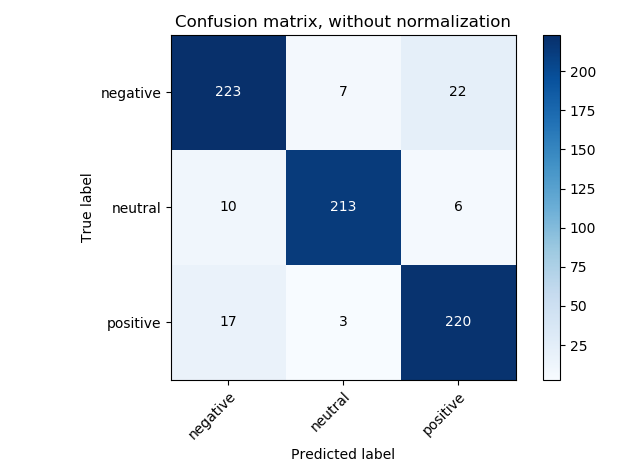

Source code (Python):
# Support Vector Machine (SVM)

# Importing the libraries
import numpy as np
import matplotlib.pyplot as plt
import pandas as pd
from sklearn.utils.multiclass import unique_labels

# Importing the dataset
data = pd.read_csv('class2.csv')
data["state"]= data["state"].astype(int)
X = data.iloc[:, 0:14].values
y = data.iloc[:, 14].values

# Splitting the dataset into the Training set and Test set
from sklearn.model_selection import train_test_split
X_train, X_test, y_train, y_test = train_test_split(X, y, test_size = 0.25, random_state = 0)

# Feature Scaling
from sklearn.preprocessing import StandardScaler
sc = StandardScaler()
X_train = sc.fit_transform(X_train)
X_test = sc.transform(X_test)

# Fitting SVM to the Training set
from sklearn.svm import SVC
classifier = SVC(kernel = 'rbf', random_state = 0)
classifier.fit(X_train, y_train)

# Predicting the Test set results
y_pred = classifier.predict(X_test)

# Making the Confusion Matrix
from sklearn.metrics import confusion_matrix
cm = confusion_matrix(y_test, y_pred)
'''from sklearn.metrics import accuracy_score
accuracy_score(y_test,y_pred)'''

from sklearn.metrics import accuracy_score
accuracy_score(y_test,y_pred)

def plot_confusion_matrix(y_true, y_pred, classes,
                          normalize=False,
                          title=None,
                          cmap=plt.cm.Blues):
    """
    This function prints and plots the confusion matrix.
    Normalization can be applied by setting `normalize=True`.
    """
    if not title:
        if normalize:
            title = 'Normalized confusion matrix'
        else:
            title = 'Confusion matrix, without normalization'

    # Compute confusion matrix
    cm = confusion_matrix(y_test, y_pred)
    # Only use the labels that appear in the data
    classes = classes[unique_labels(y_test, y_pred)]
    if normalize:
        cm = cm.astype('float') / cm.sum(axis=1)[:, np.newaxis]
        print("Normalized confusion matrix")
    else:
        print('Confusion matrix, without normalization')

    print(cm)

    fig, ax = plt.subplots()
    im = ax.imshow(cm, interpolation='nearest', cmap=cmap)
    ax.figure.colorbar(im, ax=ax)
    # We want to show all ticks...
    ax.set(xticks=np.arange(cm.shape[1]),
           yticks=np.arange(cm.shape[0]),
           # ... and label them with the respective list entries
           xticklabels=classes, yticklabels=classes,
           title=title,
           ylabel='True label',
           xlabel='Predicted label')

    # Rotate the tick labels and set their alignment.
    plt.setp(ax.get_xticklabels(), rotation=45, ha="right",
             rotation_mode="anchor")

    # Loop over data dimensions and create text annotations.
    fmt = '.2f' if normalize else 'd'
    thresh = cm.max() / 2.
    for i in range(cm.shape[0]):
        for j in range(cm.shape[1]):
            ax.text(j, i, format(cm[i, j], fmt),
                    ha="center", va="center",
                    color="white" if cm[i, j] > thresh else "black")
    fig.tight_layout()
    return ax


np.set_printoptions(precision=2)
class_names = np.array(['negative','neutral','positive'])
# Plot non-normalized confusion matrix
plot_confusion_matrix(y_test, y_pred, classes=class_names,
                      title='Confusion matrix, without normalization')

# Plot normalized confusion matrix
plot_confusion_matrix(y_test, y_pred, classes=class_names, normalize=True,
                      title='Normalized confusion matrix')

plt.show()






from sklearn.model_selection import validation_curve
